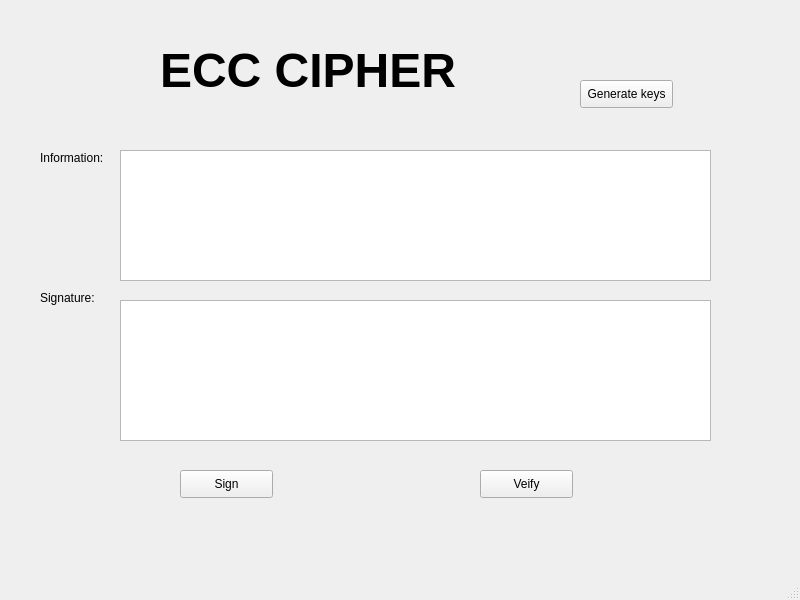
<?xml version="1.0" encoding="UTF-8"?>
<ui version="4.0">
 <class>MainWindow</class>
 <widget class="QMainWindow" name="MainWindow">
  <property name="geometry">
   <rect>
    <x>0</x>
    <y>0</y>
    <width>800</width>
    <height>600</height>
   </rect>
  </property>
  <property name="windowTitle">
   <string>MainWindow</string>
  </property>
  <widget class="QWidget" name="centralwidget">
   <widget class="QLabel" name="label">
    <property name="geometry">
     <rect>
      <x>160</x>
      <y>30</y>
      <width>371</width>
      <height>81</height>
     </rect>
    </property>
    <property name="font">
     <font>
      <pointsize>36</pointsize>
      <weight>75</weight>
      <bold>true</bold>
     </font>
    </property>
    <property name="text">
     <string>ECC CIPHER</string>
    </property>
   </widget>
   <widget class="QPushButton" name="pushButton">
    <property name="geometry">
     <rect>
      <x>580</x>
      <y>80</y>
      <width>93</width>
      <height>28</height>
     </rect>
    </property>
    <property name="text">
     <string>Generate keys</string>
    </property>
   </widget>
   <widget class="QLabel" name="label_2">
    <property name="geometry">
     <rect>
      <x>40</x>
      <y>150</y>
      <width>81</width>
      <height>16</height>
     </rect>
    </property>
    <property name="text">
     <string>Information:</string>
    </property>
   </widget>
   <widget class="QLabel" name="label_3">
    <property name="geometry">
     <rect>
      <x>40</x>
      <y>290</y>
      <width>61</width>
      <height>16</height>
     </rect>
    </property>
    <property name="text">
     <string>Signature:</string>
    </property>
   </widget>
   <widget class="QTextEdit" name="textEdit">
    <property name="geometry">
     <rect>
      <x>120</x>
      <y>150</y>
      <width>591</width>
      <height>131</height>
     </rect>
    </property>
   </widget>
   <widget class="QTextEdit" name="textEdit_2">
    <property name="geometry">
     <rect>
      <x>120</x>
      <y>300</y>
      <width>591</width>
      <height>141</height>
     </rect>
    </property>
   </widget>
   <widget class="QPushButton" name="pushButton_2">
    <property name="geometry">
     <rect>
      <x>180</x>
      <y>470</y>
      <width>93</width>
      <height>28</height>
     </rect>
    </property>
    <property name="text">
     <string>Sign</string>
    </property>
   </widget>
   <widget class="QPushButton" name="pushButton_3">
    <property name="geometry">
     <rect>
      <x>480</x>
      <y>470</y>
      <width>93</width>
      <height>28</height>
     </rect>
    </property>
    <property name="text">
     <string>Veify</string>
    </property>
   </widget>
  </widget>
  <widget class="QMenuBar" name="menubar">
   <property name="geometry">
    <rect>
     <x>0</x>
     <y>0</y>
     <width>800</width>
     <height>26</height>
    </rect>
   </property>
  </widget>
  <widget class="QStatusBar" name="statusbar"/>
 </widget>
 <resources/>
 <connections/>
</ui>
